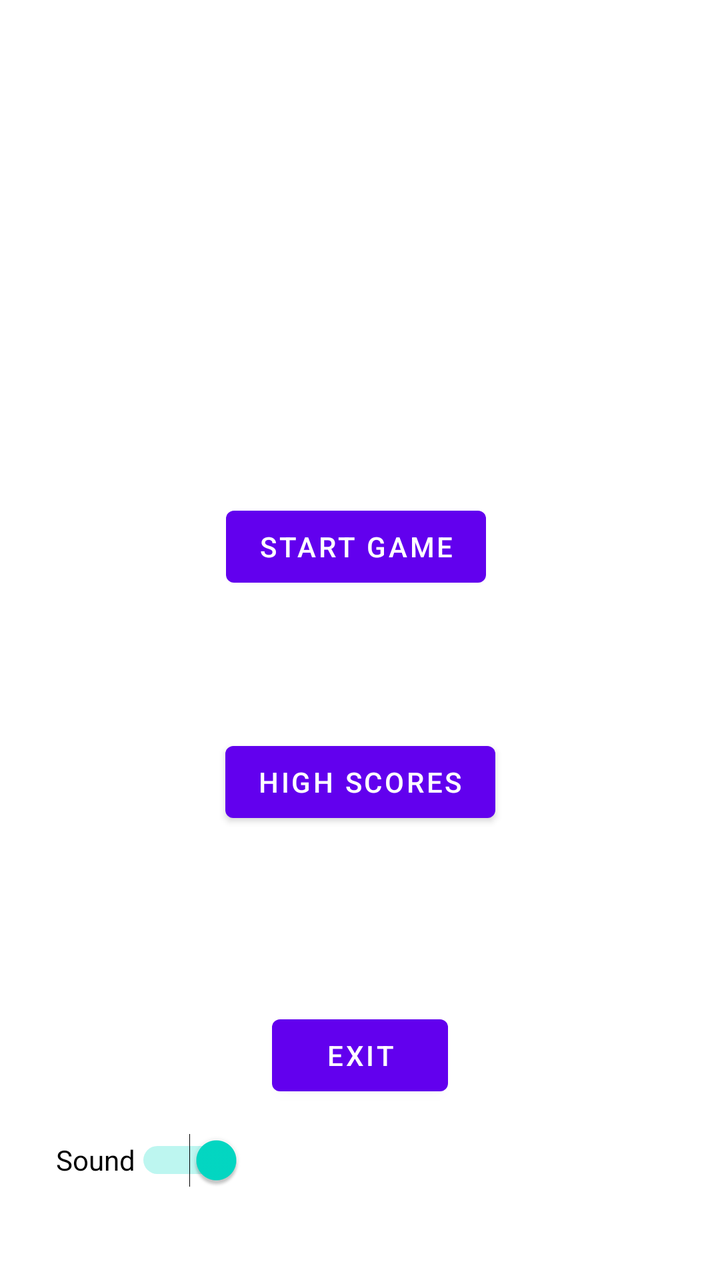
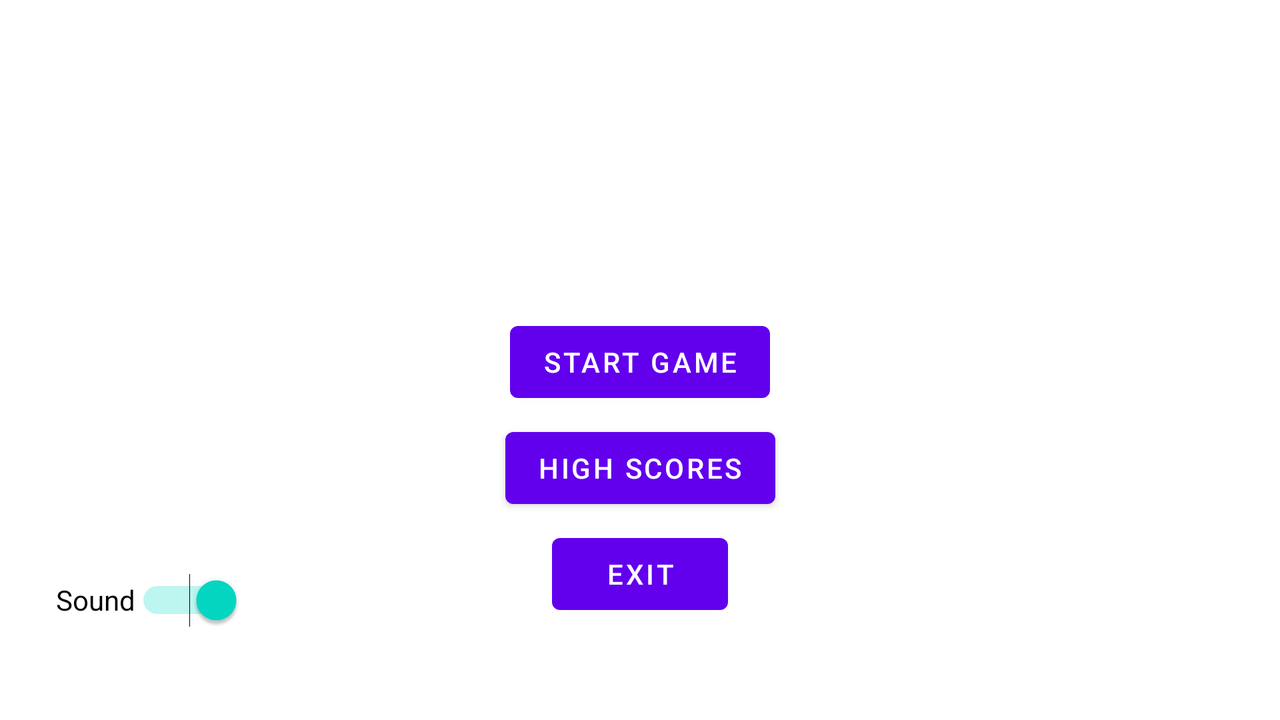

First picture: res/layout/ on a phone held upright. Second picture: the repository's own variant of that layout, on a device whose configuration matches the variant's folder. Source for both follows.
<!-- AndroidManifest.xml: application theme Theme.BugBuzz -->
<!-- res/layout/activity_main_menu.xml -->
<?xml version="1.0" encoding="utf-8"?>
<androidx.constraintlayout.widget.ConstraintLayout xmlns:android="http://schemas.android.com/apk/res/android"
    xmlns:app="http://schemas.android.com/apk/res-auto"
    xmlns:tools="http://schemas.android.com/tools"
    android:layout_width="match_parent"
    android:layout_height="match_parent"
    android:background="@drawable/startupbackround"
    tools:context=".MainMenu">

    <Button
        android:id="@+id/button2"
        android:layout_width="wrap_content"
        android:layout_height="wrap_content"
        android:text="Start Game"
        app:layout_constraintBottom_toTopOf="@+id/button3"
        app:layout_constraintEnd_toEndOf="parent"
        app:layout_constraintHorizontal_bias="0.492"
        app:layout_constraintStart_toStartOf="parent"
        app:layout_constraintTop_toTopOf="parent"
        app:layout_constraintVertical_bias="0.782" />

    <Button
        android:id="@+id/button3"
        android:layout_width="wrap_content"
        android:layout_height="wrap_content"
        android:layout_marginBottom="225dp"
        android:text="High Scores"
        app:layout_constraintBottom_toBottomOf="parent"
        app:layout_constraintEnd_toEndOf="parent"
        app:layout_constraintHorizontal_bias="0.501"
        app:layout_constraintStart_toStartOf="parent" />

    <Button
        android:id="@+id/button4"
        android:layout_width="wrap_content"
        android:layout_height="wrap_content"
        android:text="Exit"
        android:onClick="QuitApp"
        app:layout_constraintBottom_toBottomOf="parent"
        app:layout_constraintEnd_toEndOf="parent"
        app:layout_constraintStart_toStartOf="parent"
        app:layout_constraintTop_toBottomOf="@+id/button3" />

    <Switch
        android:id="@+id/switch1"
        android:layout_width="0dp"
        android:layout_height="48dp"
        android:layout_marginStart="28dp"
        android:layout_marginBottom="36dp"
        android:checked="true"
        android:text="Sound"
        app:layout_constraintBottom_toBottomOf="parent"
        app:layout_constraintStart_toStartOf="parent"
        tools:ignore="UseSwitchCompatOrMaterialXml" />


</androidx.constraintlayout.widget.ConstraintLayout>
<!-- resources referenced by this layout -->
<resources>
  <style name="Theme.BugBuzz" parent="Theme.MaterialComponents.DayNight.DarkActionBar">
          
          <item name="colorPrimary">@color/purple_500</item>
          <item name="colorPrimaryVariant">@color/purple_700</item>
          <item name="colorOnPrimary">@color/white</item>
          
          <item name="colorSecondary">@color/teal_200</item>
          <item name="colorSecondaryVariant">@color/teal_700</item>
          <item name="colorOnSecondary">@color/black</item>
          
          <item name="android:statusBarColor" tools:targetApi="l">?attr/colorPrimaryVariant</item>
          
      </style>
</resources>
<!-- res/layout-land/activity_main_menu.xml (the repository's variant of the layout above) -->
<!-- drawn on the phone turned sideways -->
<?xml version="1.0" encoding="utf-8"?>
<androidx.constraintlayout.widget.ConstraintLayout xmlns:android="http://schemas.android.com/apk/res/android"
    xmlns:app="http://schemas.android.com/apk/res-auto"
    xmlns:tools="http://schemas.android.com/tools"
    android:layout_width="match_parent"
    android:layout_height="match_parent"
    android:background="@drawable/backroundland"
    tools:context=".MainMenu">

    <Button
        android:id="@+id/button2"
        android:layout_width="wrap_content"
        android:layout_height="wrap_content"
        android:layout_marginTop="152dp"
        android:text="Start Game"
        app:layout_constraintBottom_toTopOf="@+id/button3"
        app:layout_constraintEnd_toEndOf="parent"
        app:layout_constraintStart_toStartOf="parent"
        app:layout_constraintTop_toTopOf="parent" />

    <Button
        android:id="@+id/button3"
        android:layout_width="wrap_content"
        android:layout_height="wrap_content"
        android:text="High Scores"
        app:layout_constraintBottom_toTopOf="@+id/button4"
        app:layout_constraintEnd_toEndOf="parent"
        app:layout_constraintStart_toStartOf="parent"
        app:layout_constraintTop_toBottomOf="@+id/button2" />

    <Button
        android:id="@+id/button4"
        android:layout_width="wrap_content"
        android:layout_height="wrap_content"
        android:layout_marginBottom="44dp"
        android:text="Exit"
        android:onClick="QuitApp"
        app:layout_constraintBottom_toBottomOf="parent"
        app:layout_constraintEnd_toEndOf="parent"
        app:layout_constraintStart_toStartOf="parent"
        app:layout_constraintTop_toBottomOf="@+id/button3" />

    <Switch
        android:id="@+id/switch1"
        android:layout_width="0dp"
        android:layout_height="48dp"
        android:layout_marginStart="28dp"
        android:layout_marginBottom="36dp"
        android:checked="true"
        android:text="Sound"
        app:layout_constraintBottom_toBottomOf="parent"
        app:layout_constraintStart_toStartOf="parent"
        tools:ignore="UseSwitchCompatOrMaterialXml" />


</androidx.constraintlayout.widget.ConstraintLayout>
